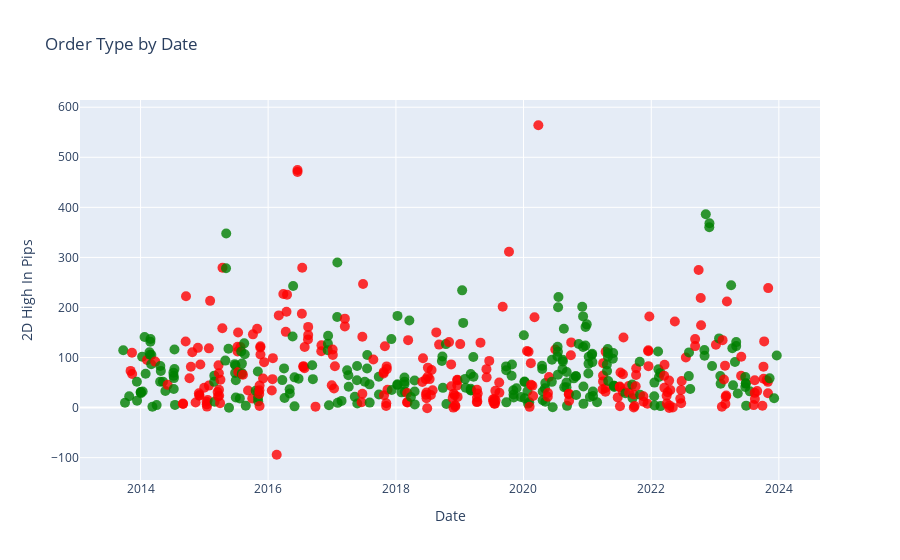

The notebook cell saved with this chart:
### Code cell
import plotly.graph_objects as go

# Create a list of colors based on the 'color_column'
colors = ['green' if val == 'BUY' else 'RED' for val in df['Order Type']]

fig = go.Figure(data=go.Scatter(
    x=df['Date'],  # Access the 'x' column
    y=df['2D High in Pips'],  # Access the 'y' column
    mode='markers',
    marker=dict(
        size=10,
        color=colors,  # Map colors from the 'color_column'
        opacity=0.8
    )
))

# Customize the layout
fig.update_layout(
    title="Order Type by Date",
    xaxis_title="Date",
    yaxis_title="2D High In Pips",
#     grid=True
)
fig.show()

### Figure 1 — Plotly figure (JSON) as saved in the notebook; plotly's stock layout.template omitted (floating-point values rounded to 4 significant figures; data arrays with more than 128 entries replaced by an {"elided": "..."} marker saying what was removed)
{"data": [{"marker": {"color": {"elided": "486 str values"}, "opacity": 0.8, "size": 10}, "mode": "markers", "type": "scatter", "x": {"elided": "486 str values"}, "y": {"elided": "486 float values"}}], "layout": {"title": {"text": "Order Type by Date"}, "xaxis": {"title": {"text": "Date"}}, "yaxis": {"title": {"text": "2D High In Pips"}}}}
